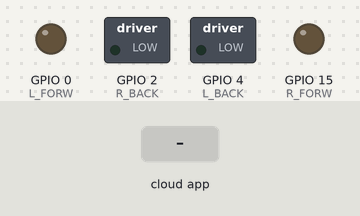
This sketch was run on a simulated ESP32. On the bench: switched loads named in the sketch (green lamp = pin HIGH), output pins drawn as LEDs (lit = HIGH). The inputs (shaded band) are chosen by the test bench. WiFi joins after 1.5 s; servers stay silent unless stated; the ROS host is connected and sends only what is stated; what the sketch prints to the serial monitor is not drawn.

Above: at 4.7 s.
4.8 s: the phone or cloud app sets linear.x to -100
At 5.8 s:
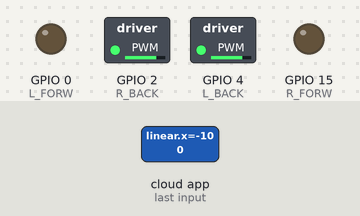
6.3 s: the phone or cloud app sets linear.x to 100
At 6.9 s:
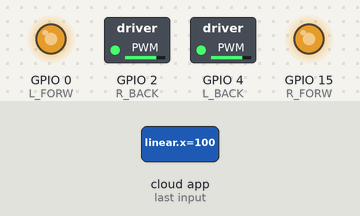
Timing chart, 0 to 9.3 s (numbered marks = the images above; inputs shaded):
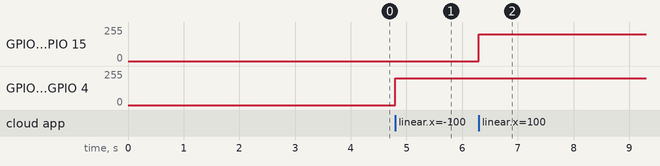

Measured:
- after the input at 4.8 s, GPIO 2 (R_BACK), GPIO 4 (L_BACK): 0/255 → 199/255 at once
- after the input at 6.3 s, GPIO 0 (L_FORW), GPIO 15 (R_FORW): 0/255 → 199/255 at once

The sketch:

car_drive_wifi.ino
```cpp
#define ROSSERIAL_ARDUINO_TCP
#include "WiFi.h"
#include <ros.h>
#include <geometry_msgs/Twist.h>


const uint8_t R_BACK = 2;
const uint8_t R_FORW = 15;


const uint8_t L_BACK = 4;
const uint8_t L_FORW = 0;

const uint8_t channel_LF = 0;
const uint8_t channel_RF = 1;
const uint8_t channel_LB = 2;
const uint8_t channel_RB = 3;

float left_wheel;
float right_wheel;

IPAddress server(192, 168, 130, 255);
uint16_t serverPort = 11411;
const char*  ssid = "FRIDAY";
const char*  password = "asdfghjkl";
ros::NodeHandle  nh;


void cmdVel_to_pwm_cb( const geometry_msgs::Twist& velocity_msg){

    right_wheel = (velocity_msg.linear.x + velocity_msg.angular.z ) / 2 ;
    left_wheel = (velocity_msg.linear.x - velocity_msg.angular.z ) /2 ;

    speed();
    if ( velocity_msg.linear.x ==0.0 & velocity_msg.angular.z ==0.0){
        stop();
    }
    Serial.print(left_wheel);Serial.print(" / ");Serial.println(right_wheel);

}


ros::Subscriber<geometry_msgs::Twist> sub("/cmd_vel", &cmdVel_to_pwm_cb );

void setup(){

    setupWiFi();
    nh.initNode();
    nh.subscribe(sub);
    Serial.begin(115200);
    Serial.println("hel3");
    pin_def();
    stop();
    Serial.println("Get Ready");
    delay(2000);
}

void pin_def(){

  const int freq = 5000;
  const int res = 8;


  pinMode(L_FORW, OUTPUT);
  pinMode(L_BACK, OUTPUT);

  pinMode(R_FORW, OUTPUT);
  pinMode(R_BACK, OUTPUT);

  ledcSetup(channel_RF ,freq , res);
  ledcSetup(channel_LF ,freq , res);
  ledcSetup(channel_RB ,freq , res);
  ledcSetup(channel_LB ,freq , res);

  ledcAttachPin(R_BACK,channel_RB);
  ledcAttachPin(L_BACK,channel_LB);
  ledcAttachPin(R_FORW,channel_RF);
  ledcAttachPin(L_FORW,channel_LF);

}


void loop(){

  nh.spinOnce();

}

void setupWiFi()
{
   Serial.println("hel1");
   WiFi.begin(ssid, password);
   while (WiFi.status() != WL_CONNECTED) { delay(500);Serial.print("."); }
   Serial.print("SSID: ");
   Serial.println(WiFi.SSID());
   Serial.print("IP:   ");
   Serial.println(WiFi.localIP());
   Serial.println("hel2");

}

void speed (){

    if(left_wheel>0){
        ledcWrite(channel_LF, 200);
    }

    else if(left_wheel<0){
        ledcWrite(channel_LB, 200);
    }

    if(right_wheel>0){
        ledcWrite(channel_RF, 200);
    }

    else if(right_wheel<0){
        ledcWrite(channel_RB, 200);
    }


}

void stop()
{

   ledcWrite(channel_RF, 0);
   ledcWrite(channel_LF, 0);
   ledcWrite(channel_RB, 0);
   ledcWrite(channel_LB, 0);
}
```
